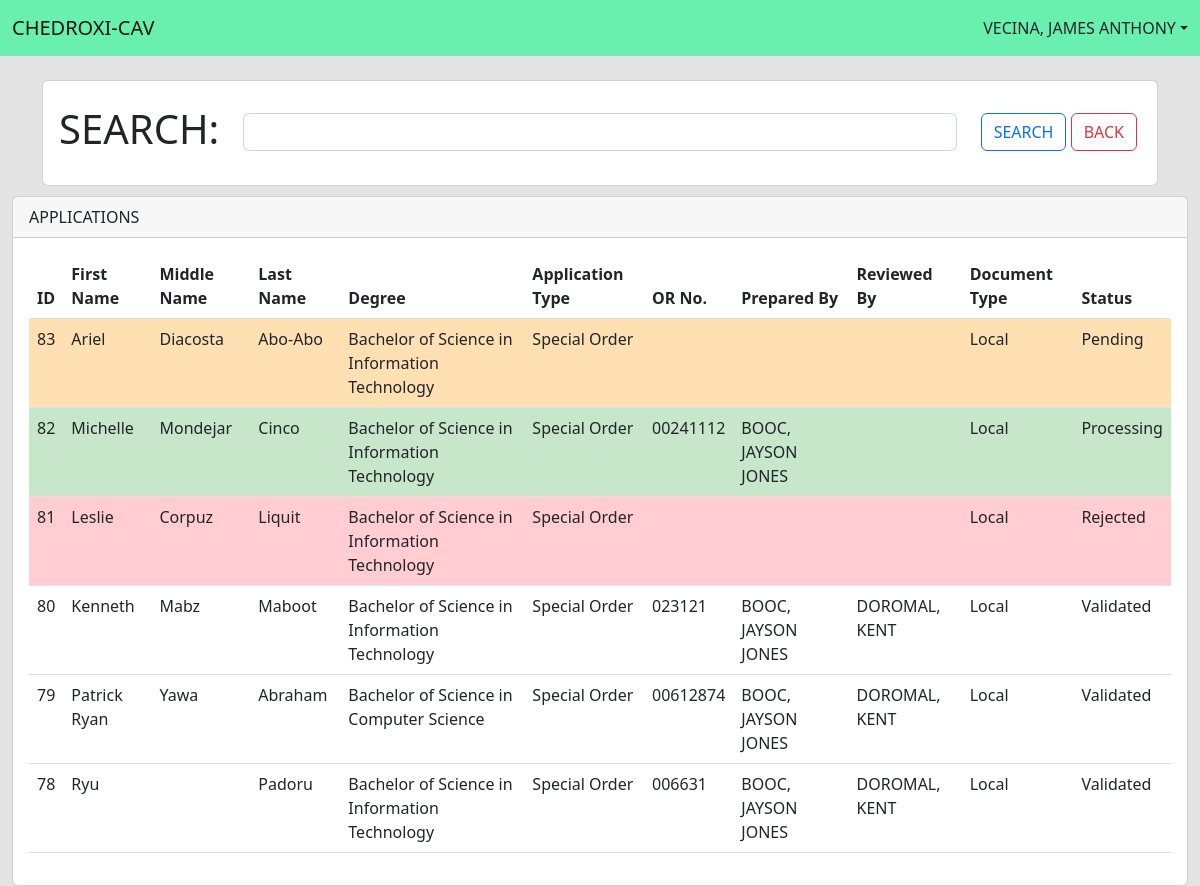
The app's page /pages/client/pages/viewFiles.php (signed in), older data.
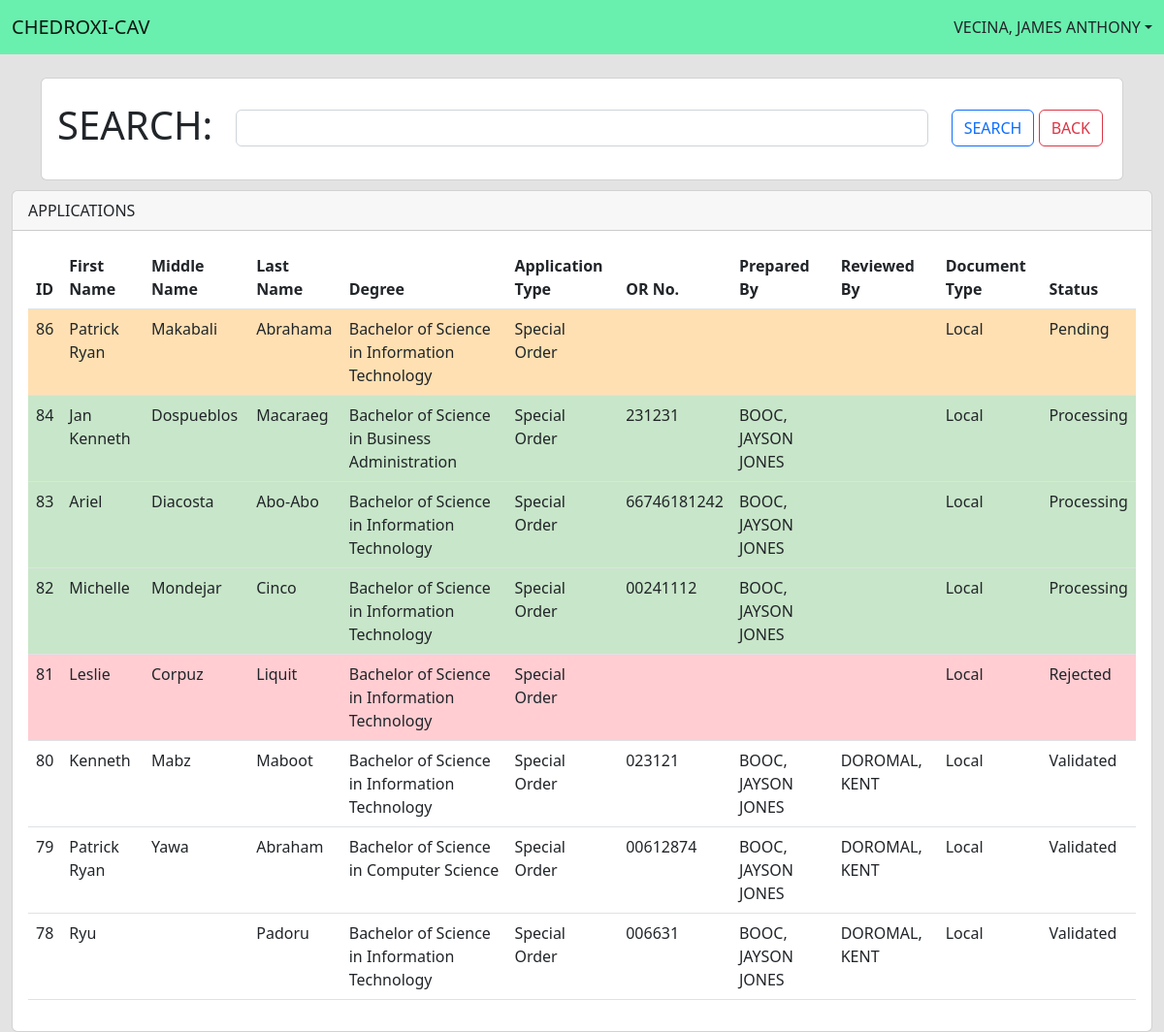
The same page, newer data.
### tables this page shows
CREATE TABLE `tbl_process` (
  `ID` int(11) NOT NULL,
  `schoolID` int(11) NOT NULL,
  `firstName` varchar(50) NOT NULL,
  `middleName` varchar(50) NOT NULL,
  `lastName` varchar(50) NOT NULL,
  `courseID` int(11) NOT NULL,
  `applicationType` varchar(20) NOT NULL,
  `mode` varchar(20) NOT NULL,
  `SOnumber` varchar(20) DEFAULT NULL,
  `graduationDate` varchar(30) NOT NULL,
  `syStarted` varchar(30) NOT NULL,
  `syEnded` varchar(30) NOT NULL,
  `documentType` varchar(10) NOT NULL,
  `requestLetter` blob NOT NULL,
  `indorsementLetter` blob NOT NULL,
  `tor` blob NOT NULL,
  `diploma` blob NOT NULL,
  `ORnumber` varchar(30) DEFAULT NULL,
  `preparedBy` varchar(50) DEFAULT NULL,
  `reviewedBy` varchar(50) DEFAULT NULL,
  `commissionerID` int(11) DEFAULT NULL,
  `status` varchar(11) NOT NULL,
  `created_at` date DEFAULT NULL,
  `updated_at` date DEFAULT NULL,
  `updatedby` varchar(50) DEFAULT NULL,
  `active` varchar(3) NOT NULL
);

CREATE TABLE `tbl_courses` (
  `courseID` int(11) NOT NULL,
  `schoolID` int(11) NOT NULL,
  `courseTitle` varchar(30) NOT NULL,
  `courseDesc` varchar(50) NOT NULL,
  `active` varchar(3) NOT NULL
);

### pages/client/pages/viewFiles.php (the view, shortened to what this page needs)
<?php
include "../../../modules/dbconnection.php";
$UID = $_SESSION['UID'];
$sql = "select * from tbl_users where userID='$UID' limit 1";
$result = mysqli_query($connection,$sql);
$fetch=mysqli_fetch_assoc($result);
$user = $fetch['lastname'] . ', ' . $fetch['firstname'];
$search = $_GET['search'];
$sql1 = "select a.id,firstname,middlename,lastname,coursedesc,applicationtype,ornumber,preparedby,reviewedby,documenttype,a.status from tbl_process a inner join tbl_courses b inner join tbl_user_school c where a.courseid=b.courseid and a.schoolid=c.schoolid and userid='$UID' and (lastname like '%$search%' or middlename like '%$search%' or firstname like '%$search%' or coursedesc like '%$search%' or applicationtype like '%$search%' or ornumber like '%$search%' or status like '%$search%') order by id desc";
$result1 = mysqli_query($connection,$sql1);
?>
<!doctype html>
<html>
    <head>
        <link href="../../../src/css/bootstrap.min.css" rel="stylesheet">
    </head>
    <body class="body-bg">
        <nav class="navbar fixed-top" style="background-color: #69F0AE;">
            <div class="container-fluid">
                <a class="navbar-brand">CHEDROXI-CAV</a>
                <li class="nav-item dropdown d-flex">
                    <a class="nav-link dropdown-toggle" href="#" role="button" data-bs-toggle="dropdown" aria-expanded="false"><?= $user ?></a>
                </li>
            </div>
        </nav>
        <div class="container">
            <div class="card">
                <div class="card-body">
                    <form method="post" action="../../../modules/client-viewfiles-route.php">
                        <div class="row">
                            <div class="col-2 mt-2"><label class="form-label"><h1>SEARCH:</h1></label></div>
                            <div class="col-8 mt-3">
                                <input type="text" class="form-control" name="search">
                            </div>
                            <div class="col mt-3">
                                <input type="submit" class="btn btn-outline-primary" value="SEARCH"> <a href="../index.php" class="btn btn-outline-danger">BACK</a>
                            </div>
                        </div>
                    </form>
                </div>
            </div>
        </div>
        <div class="container-fluid">
            <div class="card">
                <div class="card-header">APPLICATIONS</div>
                <div class="card-body">
                    <table class="table">
                    <thead>
                        <tr>
                            <th>ID</th>
                            <th>First Name</th>
                            <th>Middle Name</th>
                            <th>Last Name</th>
                            <th>Degree</th>
                            <th>Application Type</th>
                            <th>OR No.</th>
                            <th>Prepared By</th>
                            <th>Reviewed By</th>
                            <th>Document Type</th>
                            <th>Status</th>
                        </tr>
                    </thead>
                    <tbody>
                        <?php while($fetch1=mysqli_fetch_assoc($result1)) { ?>
                            <tr <?php if($fetch1['status'] == 'Pending') {echo "style=background-color:#FFE0B2";} elseif ($fetch1['status'] == 'Processing') {echo "style=background-color:#C8E6C9";} elseif ($fetch1['status'] == 'Rejected') {echo "style=background-color:#FFCDD2";}?>>
                                <td><?=$fetch1['id']?></td>
                                <td><?=$fetch1['firstname']?></td>
                                <td><?=$fetch1['middlename']?></td>
                                <td><?=$fetch1['lastname']?></td>
                                <td><?=$fetch1['coursedesc']?></td>
                                <td><?=$fetch1['applicationtype']?></td>
                                <td><?=$fetch1['ornumber']?></td>
                                <td><?=$fetch1['preparedby']?></td>
                                <td><?=$fetch1['reviewedby']?></td>
                                <td><?=$fetch1['documenttype']?></td>
                                <td><?=$fetch1['status']?></td>
                            </tr>
                        <?php } ?>
                    </tbody>
                </table>
                </div>
            </div>
        </div>
    </body>
</html>

Row changes from the older to the newer data that the page shows:
added tbl_process: ID "86", firstName "Patrick Ryan", middleName "Makabali", lastName "Abrahama", courseID.courseDesc "Bachelor of Science in Information Technology", applicationType "Special Order", documentType "Local", status "Pending"
added tbl_process: ID "84", firstName "Jan Kenneth", middleName "Dospueblos", lastName "Macaraeg", courseID.courseDesc "Bachelor of Science in Business Administration", applicationType "Special Order", ORnumber "231231", preparedBy "BOOC, JAYSON JONES", documentType "Local", status "Processing"
changed tbl_process "Ariel": ORnumber (not shown) → "66746181242"; preparedBy (not shown) → "BOOC, JAYSON JONES"; status "Pending" → "Processing"
